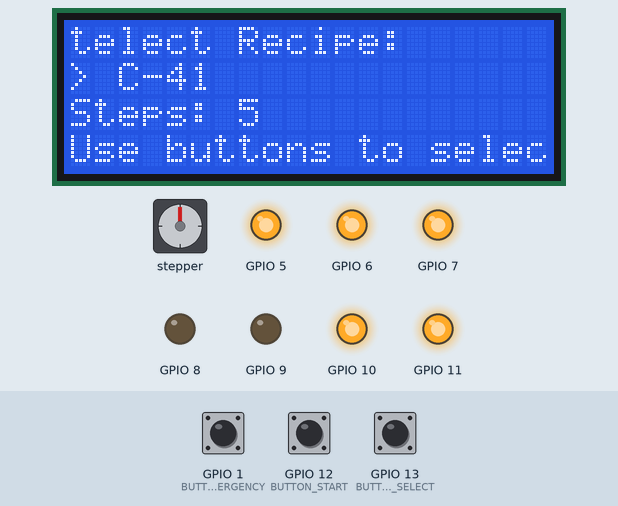
The program below on a simulated ESP32-S3. Shown: 20×4 character LCD, stepper motor, output pins drawn as LEDs (lit = HIGH). The test bench sets the inputs (shaded band); at power-on: GPIO 12 (BUTTON_START) HIGH, GPIO 1 (BUTTON_EMERGENCY) HIGH, GPIO 13 (BUTTON_SELECT) HIGH. Stepper angles assume 3200 steps per turn; what the program prints to the serial monitor is not drawn.

Above: at 2.8 s.
2.9 s: GPIO 12 (BUTTON_START) pulled LOW for 0.15 s
At 4.8 s:
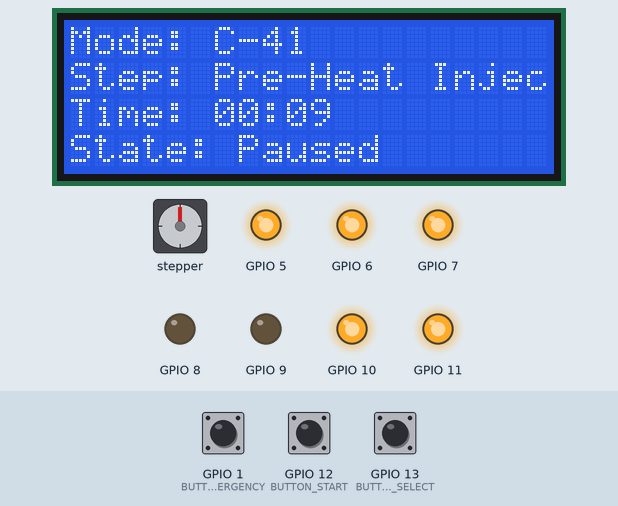
5.4 s: GPIO 12 (BUTTON_START) pulled LOW for 0.15 s
At 6.7 s:
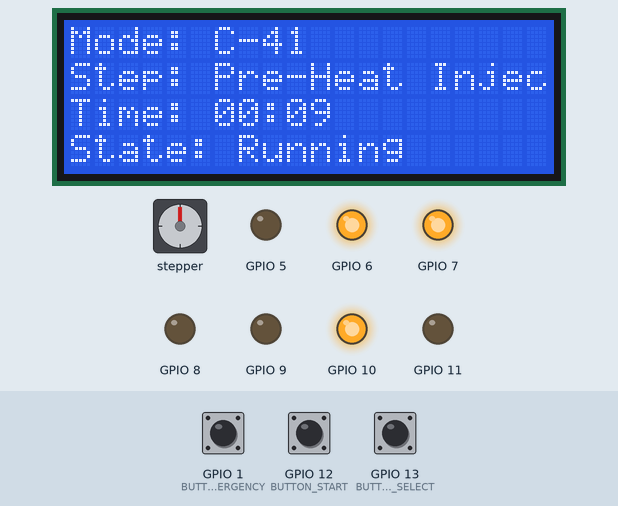
7.4 s: GPIO 1 (BUTTON_EMERGENCY) pulled LOW for 0.15 s
At 8.0 s:
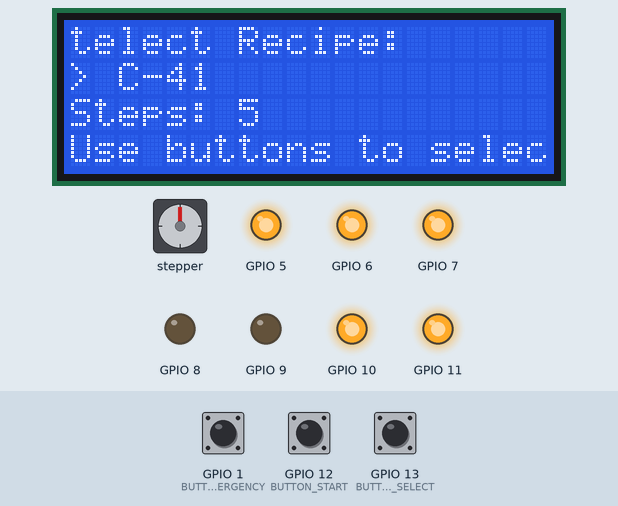
9.0 s: GPIO 13 (BUTTON_SELECT) pulled LOW for 3.2 s
At 13.4 s:
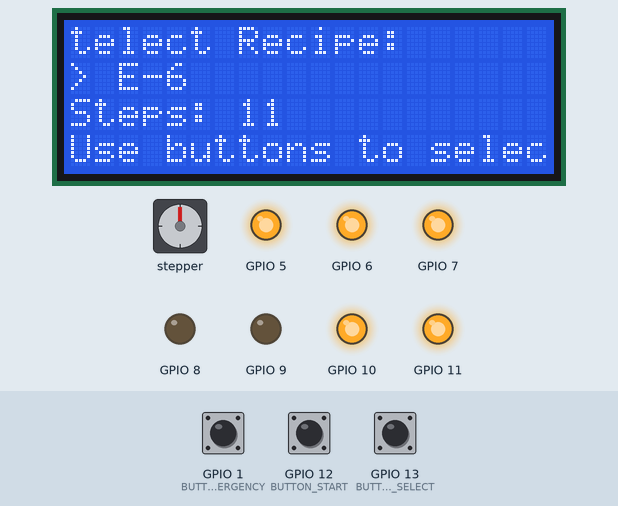
13.7 s: GPIO 12 (BUTTON_START) pulled LOW for 1 s
At 15.3 s:
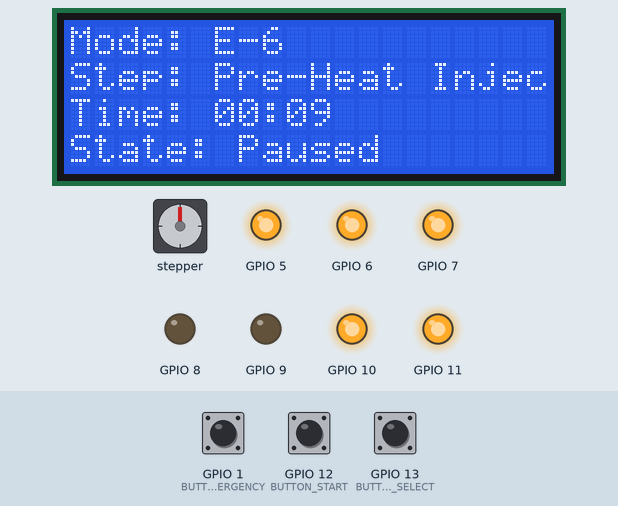
16.3 s: GPIO 12 (BUTTON_START) pulled LOW for 3.2 s
At 20.6 s:
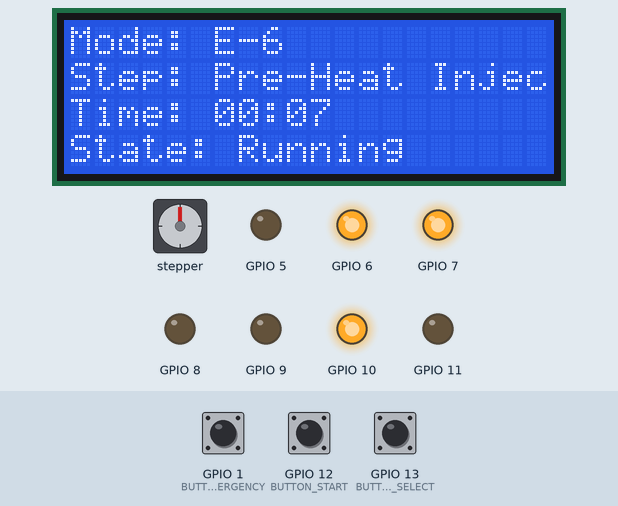
Timing chart, 0 to 29.1 s (numbered marks = the images above; inputs shaded):
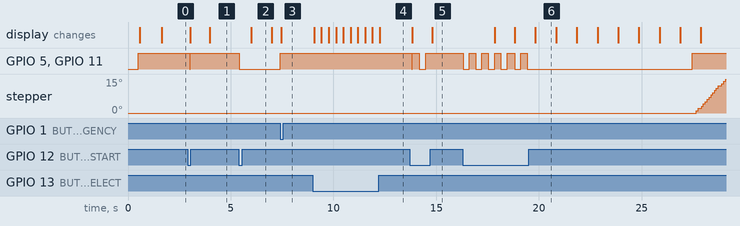

The program:

main.cpp
```cpp
// ============================================
// 自动滚冲机主程序
// ============================================
//
// 硬件连接说明：
// - BTS7960 出液泵：PWM引脚9，方向引脚8
// - A4988 步进电机（滚冲）：步进引脚2，方向引脚3，使能引脚4
// - 5V继电器模块：
//   * 水阀：引脚5
//   * 显影液阀：引脚6
//   * 漂定液阀：引脚7
//   * 定影液阀：引脚10
//   * 进液泵：引脚11
// - 2004 I2C LCD：SDA/SCL（根据Arduino型号）
//
// 使用说明：
// 1. 在IDLE状态下，可以通过按钮选择配方（需要自行实现按钮检测）
// 2. 调用 startRecipe() 开始运行选中的配方
// 3. 调用 togglePause() 暂停/恢复流程
// 4. 调用 emergencyStop() 紧急停止
//
// ============================================

#include "RecipeConfig.h"
#include "Recipe.h"
#include "Context.h"
#include "Display.h"
#include "Hardware.h"

// ============================================
// 全局变量
// ============================================
const Recipe* currentRecipe = nullptr;  // 当前运行的配方

// 按钮引脚定义（可根据实际情况修改）
#define BUTTON_START 12      // 开始/暂停按钮
#define BUTTON_SELECT 13     // 选择配方按钮
#define BUTTON_EMERGENCY A0  // 紧急停止按钮（模拟引脚）

// ============================================
// 辅助函数声明
// ============================================
void startRecipe();
void processRunningState();
void handlePhaseTransition();
bool checkPhaseComplete();
void completeCurrentStep();
void completeRecipe();

// ============================================
// 主程序初始化
// ============================================
void setup() {
    // 初始化串口（用于调试）
    Serial.begin(9600);
    delay(500);

    // 初始化硬件
    hardware.begin();

    // 初始化显示模块
    display.begin();

    // 初始化上下文
    ctx.reset();

    // 设置默认选中的配方
    display.setSelectedRecipeIndex(0);

    // 初始化按钮（如果需要）
    pinMode(BUTTON_START, INPUT_PULLUP);
    pinMode(BUTTON_SELECT, INPUT_PULLUP);
    pinMode(BUTTON_EMERGENCY, INPUT_PULLUP);

    Serial.println("=================================");
    Serial.println("Dev Machine initialized");
    Serial.println("Ready to start");
    Serial.println("=================================");
}

// ============================================
// 主循环
// ============================================
void loop() {
    // 更新硬件状态（步进电机等）
    hardware.update();

    // 更新显示（每秒自动刷新）
    display.update();

    // 检查紧急停止按钮（最高优先级）
    if (digitalRead(BUTTON_EMERGENCY) == LOW) {
        emergencyStop();
        delay(500); // 防抖
        return;
    }

    // 根据机器状态执行相应逻辑
    if (ctx.machineState == STATE_IDLE) {
        // IDLE状态：等待用户操作
        // 检查选择按钮（切换配方）
        static unsigned long lastSelectPress = 0;
        if (digitalRead(BUTTON_SELECT) == LOW) {
            if (millis() - lastSelectPress > 300) { // 防抖
                display.selectNextRecipe();
                lastSelectPress = millis();
            }
        }

        // 检查开始按钮
        static unsigned long lastStartPress = 0;
        if (digitalRead(BUTTON_START) == LOW) {
            if (millis() - lastStartPress > 300) { // 防抖
                startRecipe();
                lastStartPress = millis();
            }
        }

    } else if (ctx.machineState == STATE_RUNNING) {
        // RUNNING状态：执行流程控制
        processRunningState();

        // 检查暂停/恢复按钮
        static unsigned long lastPausePress = 0;
        if (digitalRead(BUTTON_START) == LOW) {
            if (millis() - lastPausePress > 300) { // 防抖
                togglePause();
                lastPausePress = millis();
            }
        }
    }

    // 短暂延迟，避免CPU占用过高
    delay(10);
}

// ============================================
// 开始运行配方
// ============================================
void startRecipe() {
    // 获取选中的配方
    uint8_t selectedIndex = display.getSelectedRecipeIndex();
    currentRecipe = getRecipeByIndex(selectedIndex);

    if (currentRecipe == nullptr) {
        Serial.println("Error: Invalid recipe selected");
        return;
    }

    // 重置上下文
    ctx.reset();
    ctx.machineState = STATE_RUNNING;
    ctx.currentStepIndex = 0;
    ctx.currentRepeatCount = 1;
    ctx.currentPhase = PHASE_FILL;
    ctx.stepStartTime = millis();

    // 设置显示
    display.setCurrentRecipe(currentRecipe);

    Serial.println("=================================");
    Serial.print("Starting recipe: ");
    Serial.println(currentRecipe->recipeName);
    Serial.println("=================================");

    // 开始第一个阶段的进液
    if (ctx.currentStepIndex < currentRecipe->stepCount) {
        const RecipeStep& step = currentRecipe->getStep(ctx.currentStepIndex);
        hardware.startFill(step.valve);
    }
}

// ============================================
// 处理运行状态
// ============================================
void processRunningState() {
    if (currentRecipe == nullptr) {
        Serial.println("Error: No recipe loaded");
        ctx.machineState = STATE_IDLE;
        return;
    }

    // 检查是否完成所有步骤
    if (ctx.currentStepIndex >= currentRecipe->stepCount) {
        completeRecipe();
        return;
    }

    // 如果暂停，不执行任何操作
    if (ctx.isPaused) {
        return;
    }

    // 检查当前阶段是否完成
    if (checkPhaseComplete()) {
        handlePhaseTransition();
    }
}

// ============================================
// 检查阶段是否完成
// ============================================
bool checkPhaseComplete() {
    if (ctx.currentStepIndex >= currentRecipe->stepCount) {
        return false;
    }

    const RecipeStep& step = currentRecipe->getStep(ctx.currentStepIndex);
    unsigned long elapsed = ctx.getElapsedTime();

    // stepStartTime 在每个阶段开始时重置，所以 elapsed 是当前阶段的已用时间
    switch (ctx.currentPhase) {
        case PHASE_FILL:
            // 进液阶段：固定时间
            return elapsed >= FILL_TIME;

        case PHASE_AGITATE:
            // 滚冲阶段：使用步骤定义的时间
            return elapsed >= step.processTime;

        case PHASE_DRAIN:
            // 出液阶段：固定时间
            return elapsed >= DRAIN_TIME;

        default:
            return false;
    }
}

// ============================================
// 处理阶段转换
// ============================================
void handlePhaseTransition() {
    if (ctx.currentStepIndex >= currentRecipe->stepCount) {
        return;
    }

    const RecipeStep& step = currentRecipe->getStep(ctx.currentStepIndex);

    // 停止当前阶段
    switch (ctx.currentPhase) {
        case PHASE_FILL:
            hardware.stopFill();
            Serial.println("Phase: FILL -> AGITATE");
            break;

        case PHASE_AGITATE:
            hardware.stopAgitate();
            Serial.println("Phase: AGITATE -> DRAIN");
            break;

        case PHASE_DRAIN:
            hardware.stopDrain();
            Serial.println("Phase: DRAIN -> Complete Step");
            // 出液完成后，完成当前步骤
            completeCurrentStep();
            return; // 直接返回，completeCurrentStep 会处理下一步
    }

    // 进入下一个阶段
    ctx.nextPhase();

    // 根据新阶段启动相应硬件
    switch (ctx.currentPhase) {
        case PHASE_FILL:
            // 如果是新的步骤，需要重新进液
            // 如果是重复循环，也需要重新进液
            hardware.startFill(step.valve);
            Serial.print("Starting fill for step: ");
            Serial.println(step.stepName);
            break;

        case PHASE_AGITATE:
            // 开始滚冲
            hardware.startAgitate(step.processTime);
            Serial.print("Starting agitation for: ");
            Serial.print(step.processTime / 1000);
            Serial.println(" seconds");
            break;

        case PHASE_DRAIN:
            // 开始出液
            hardware.startDrain();
            Serial.println("Starting drain");
            break;
    }
}

// ============================================
// 完成当前步骤
// ============================================
void completeCurrentStep() {
    if (ctx.currentStepIndex >= currentRecipe->stepCount) {
        return;
    }

    const RecipeStep& step = currentRecipe->getStep(ctx.currentStepIndex);

    // 检查是否完成所有重复
    if (ctx.isStepComplete(step)) {
        // 步骤完成，进入下一步
        ctx.currentStepIndex++;
        ctx.currentRepeatCount = 1;
        ctx.currentPhase = PHASE_FILL;
        ctx.stepStartTime = millis();
        ctx.totalPausedDuration = 0;

        Serial.print("Step completed: ");
        Serial.println(step.stepName);

        // 如果还有下一步，开始进液
        if (ctx.currentStepIndex < currentRecipe->stepCount) {
            const RecipeStep& nextStep = currentRecipe->getStep(ctx.currentStepIndex);
            hardware.startFill(nextStep.valve);
            Serial.print("Starting next step: ");
            Serial.println(nextStep.stepName);
        }
    } else {
        // 需要重复当前步骤
        ctx.currentRepeatCount++;
        ctx.currentPhase = PHASE_FILL;
        ctx.stepStartTime = millis();
        ctx.totalPausedDuration = 0;

        Serial.print("Repeating step: ");
        Serial.print(step.stepName);
        Serial.print(" (");
        Serial.print(ctx.currentRepeatCount);
        Serial.print("/");
        Serial.print(step.repeatCount);
        Serial.println(")");

        // 重新开始进液
        hardware.startFill(step.valve);
    }
}

// ============================================
// 完成整个配方
// ============================================
void completeRecipe() {
    // 停止所有硬件
    hardware.emergencyStop();

    // 重置状态
    ctx.machineState = STATE_IDLE;
    ctx.reset();
    currentRecipe = nullptr;

    // 更新显示
    display.setCurrentRecipe(nullptr);
    display.forceUpdate();

    Serial.println("=================================");
    Serial.println("Recipe completed!");
    Serial.println("=================================");

    // 显示完成消息
    display.showMessage("Recipe Complete!", "All steps finished", "", "Press to restart");
    delay(3000);
}

// ============================================
// 暂停/恢复功能（可在按钮中断中调用）
// ============================================
void togglePause() {
    if (ctx.machineState == STATE_RUNNING) {
        if (ctx.isPaused) {
            ctx.resume();
            Serial.println("Resumed");

            // 根据当前阶段恢复硬件
            if (ctx.currentStepIndex < currentRecipe->stepCount) {
                const RecipeStep& step = currentRecipe->getStep(ctx.currentStepIndex);
                switch (ctx.currentPhase) {
                    case PHASE_FILL:
                        hardware.startFill(step.valve);
                        break;
                    case PHASE_AGITATE:
                        hardware.startAgitate(step.processTime);
                        break;
                    case PHASE_DRAIN:
                        hardware.startDrain();
                        break;
                }
            }
        } else {
            ctx.pause();
            hardware.emergencyStop();
            Serial.println("Paused");
        }
    }
}

// ============================================
// 紧急停止功能
// ============================================
void emergencyStop() {
    hardware.emergencyStop();
    ctx.machineState = STATE_IDLE;
    ctx.reset();
    currentRecipe = nullptr;
    display.setCurrentRecipe(nullptr);
    Serial.println("Emergency stop!");
}
```

Context.h
```cpp
#ifndef CONTEXT_H
#define CONTEXT_H

#include "RecipeConfig.h"

// ============================================
// 运行时上下文结构体
// ============================================
struct RuntimeContext {
    // 索引记录
    int currentStepIndex;     // 当前执行配方中的第几步 (0 ~ Total-1)
    int currentRepeatCount;   // 当前步骤的第几次循环 (1 ~ targetRepeat)

    // 计时记录
    unsigned long stepStartTime;   // 当前原子动作开始的时间戳
    unsigned long pausedTime;      // 暂停时刻的时间戳（用于断点续传）
    unsigned long totalPausedDuration; // 累计暂停时长（毫秒）

    // 状态标志
    bool isPaused;            // 是否处于暂停状态
    MachineState machineState; // 机器当前大状态（空置/运行）

    // 微观状态
    ProcessPhase currentPhase; // 目前在注液、滚冲还是排液？

    // ============================================
    // 重置上下文到初始状态
    // ============================================
    void reset() {
        currentStepIndex = 0;
        currentRepeatCount = 1;
        stepStartTime = 0;
        pausedTime = 0;
        totalPausedDuration = 0;
        isPaused = false;
        machineState = STATE_IDLE;
        currentPhase = PHASE_FILL; // 从进液阶段开始
    }

    // ============================================
    // 获取当前步骤已执行时间（毫秒）
    // 考虑暂停时间
    // ============================================
    unsigned long getElapsedTime() const {
        if (isPaused) {
            return pausedTime - stepStartTime - totalPausedDuration;
        }
        return millis() - stepStartTime - totalPausedDuration;
    }

    // ============================================
    // 暂停计时
    // ============================================
    void pause() {
        if (!isPaused) {
            pausedTime = millis();
            isPaused = true;
        }
    }

    // ============================================
    // 恢复计时
    // ============================================
    void resume() {
        if (isPaused) {
            unsigned long pauseDuration = millis() - pausedTime;
            totalPausedDuration += pauseDuration;
            isPaused = false;
        }
    }

    // ============================================
    // 进入下一个阶段
    // ============================================
    void nextPhase() {
        switch (currentPhase) {
            case PHASE_FILL:
                currentPhase = PHASE_AGITATE;
                break;
            case PHASE_AGITATE:
                currentPhase = PHASE_DRAIN;
                break;
            case PHASE_DRAIN:
                currentPhase = PHASE_FILL; // 准备下一个循环或步骤
                break;
        }
        stepStartTime = millis();
        totalPausedDuration = 0; // 重置暂停累计时间
    }

    // ============================================
    // 检查是否完成当前步骤的所有重复
    // ============================================
    bool isStepComplete(const RecipeStep& step) const {
        return currentRepeatCount >= step.repeatCount;
    }
};

// 全局上下文对象
RuntimeContext ctx;

#endif // CONTEXT_H
```

Recipe.h
```cpp
#ifndef RECIPE_H
#define RECIPE_H

#include "RecipeConfig.h"

// ============================================
// 配方结构体
// ============================================
struct Recipe {
    String recipeName;           // 配方名称，用于显示，如 "C-41", "E-6", "B&W"
    const RecipeStep* steps;     // 步骤数组指针
    uint8_t stepCount;           // 步骤数量

    // 构造函数
    Recipe(String name, const RecipeStep* s, uint8_t count)
        : recipeName(name), steps(s), stepCount(count) {}

    // 默认构造函数
    Recipe()
        : recipeName(""), steps(nullptr), stepCount(0) {}

    // 获取指定步骤
    const RecipeStep& getStep(uint8_t index) const {
        return steps[index];
    }

    // 检查索引是否有效
    bool isValidStep(uint8_t index) const {
        return index < stepCount;
    }
};

// ============================================
// C-41 彩色负片流程
// ============================================
const RecipeStep STEPS_C41[] = {
    // 名称,          阀门,        时间(ms),    重复次数
    {"Pre-Heat",    VALVE_WATER,  60000,      1}, // 温杯预热
    {"Developer",   VALVE_DEV,    210000,     1}, // 显影 3:30
    {"Blix",        VALVE_BLEACH, 390000,     1}, // 漂定 6:30
    {"Washing",     VALVE_WATER,  30000,      5}, // 【关键】水洗：每次30秒，重复5次！
    {"Stabilizer",  VALVE_FIX,    60000,      1}  // 稳定液
};

// ============================================
// E-6 彩色反转片流程（示例）
// ============================================
const RecipeStep STEPS_E6[] = {
    {"Pre-Heat",    VALVE_WATER,  60000,      1}, // 温杯预热
    {"First Dev",   VALVE_DEV,    360000,     1}, // 首显 6:00
    {"Washing",     VALVE_WATER,  30000,      3}, // 水洗
    {"Reversal",    VALVE_BLEACH, 120000,     1}, // 反转
    {"Color Dev",   VALVE_DEV,    360000,     1}, // 彩显 6:00
    {"Washing",     VALVE_WATER,  30000,      3}, // 水洗
    {"Bleach",      VALVE_BLEACH, 360000,     1}, // 漂白 6:00
    {"Washing",     VALVE_WATER,  30000,      3}, // 水洗
    {"Fixer",       VALVE_FIX,    240000,     1}, // 定影 4:00
    {"Washing",     VALVE_WATER,  30000,      5}, // 水洗
    {"Stabilizer",  VALVE_FIX,    60000,      1}  // 稳定液
};

// ============================================
// 黑白负片流程（示例）
// ============================================
const RecipeStep STEPS_BW[] = {
    {"Pre-Heat",    VALVE_WATER,  60000,      1}, // 温杯预热
    {"Developer",   VALVE_DEV,    480000,     1}, // 显影 8:00
    {"Stop Bath",   VALVE_WATER,  30000,      1}, // 停显
    {"Washing",     VALVE_WATER,  30000,      3}, // 水洗
    {"Fixer",       VALVE_FIX,    300000,     1}, // 定影 5:00
    {"Washing",     VALVE_WATER,  30000,      5}, // 水洗
    {"Stabilizer",  VALVE_FIX,    60000,      1}  // 稳定液
};

// ============================================
// 所有可用配方列表
// ============================================
const Recipe AVAILABLE_RECIPES[] = {
    {"C-41",        STEPS_C41, sizeof(STEPS_C41) / sizeof(STEPS_C41[0])},
    {"E-6",         STEPS_E6,  sizeof(STEPS_E6) / sizeof(STEPS_E6[0])},
    {"B&W",         STEPS_BW,  sizeof(STEPS_BW) / sizeof(STEPS_BW[0])}
};

// 配方总数
#define RECIPE_COUNT (sizeof(AVAILABLE_RECIPES) / sizeof(AVAILABLE_RECIPES[0]))

// ============================================
// 配方管理辅助函数
// ============================================

// 根据名称查找配方
const Recipe* findRecipeByName(const String& name) {
    for (uint8_t i = 0; i < RECIPE_COUNT; i++) {
        if (AVAILABLE_RECIPES[i].recipeName == name) {
            return &AVAILABLE_RECIPES[i];
        }
    }
    return nullptr; // 未找到
}

// 根据索引获取配方
const Recipe* getRecipeByIndex(uint8_t index) {
    if (index < RECIPE_COUNT) {
        return &AVAILABLE_RECIPES[index];
    }
    return nullptr; // 索引无效
}

// 获取配方索引
int getRecipeIndex(const String& name) {
    for (uint8_t i = 0; i < RECIPE_COUNT; i++) {
        if (AVAILABLE_RECIPES[i].recipeName == name) {
            return i;
        }
    }
    return -1; // 未找到
}

#endif // RECIPE_H
```

Source omitted: Display.h (9986 bytes), Hardware.h (8928 bytes), RecipeConfig.h (1529 bytes)

Measured:
- after the input at 2.9 s, GPIO 5, GPIO 11: HIGH → LOW after 0.11 s, → HIGH 0.03 s later; the display: first changes after 0.13 s (image 1 shows a later state)
- after the input at 5.4 s, GPIO 5, GPIO 11: HIGH → LOW at once; the display: changes after 0.59 s (image 2)
- after the input at 7.4 s, GPIO 5, GPIO 11: LOW → HIGH at once; the display: changes after 0.06 s (image 3)
- after the input at 9.0 s, the display: changes after 0.06 s (image 4)
- after the input at 13.7 s, GPIO 5, GPIO 11: HIGH → LOW after 0.11 s, → HIGH 0.03 s later, → LOW 0.34 s later, → HIGH 0.30 s later; the display: first changes after 0.13 s (image 5 shows a later state)
- after the input at 16.3 s, GPIO 5, GPIO 11: goes 3 × (LOW 0.30 s, HIGH 0.31 s), LOW 0.30 s, HIGH 0.37 s, LOW 0.30 s, HIGH 0.30 s, LOW 8.0 s, then HIGH, starting at once; stepper: keeps turning clockwise at about 10°/s, starting after 11.4 s; the display: first changes after 1.5 s (image 6 shows a later state)
- what the display in image 6 shows lasts 1.0 s, from 19.8 s to 20.8 s
